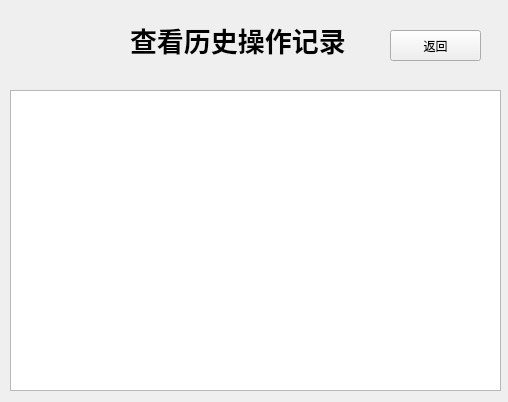
<?xml version="1.0" encoding="UTF-8"?>
<ui version="4.0">
 <class>HistoryWindow</class>
 <widget class="QWidget" name="HistoryWindow">
  <property name="geometry">
   <rect>
    <x>0</x>
    <y>0</y>
    <width>508</width>
    <height>402</height>
   </rect>
  </property>
  <property name="windowTitle">
   <string>Form</string>
  </property>
  <widget class="QTextEdit" name="historyTextEdit">
   <property name="geometry">
    <rect>
     <x>10</x>
     <y>90</y>
     <width>491</width>
     <height>301</height>
    </rect>
   </property>
  </widget>
  <widget class="QLabel" name="label">
   <property name="geometry">
    <rect>
     <x>130</x>
     <y>20</y>
     <width>231</width>
     <height>41</height>
    </rect>
   </property>
   <property name="text">
    <string>&lt;html&gt;&lt;head/&gt;&lt;body&gt;&lt;p&gt;&lt;span style=&quot; font-size:20pt; font-weight:600;&quot;&gt;查看历史操作记录&lt;/span&gt;&lt;/p&gt;&lt;/body&gt;&lt;/html&gt;</string>
   </property>
  </widget>
  <widget class="QPushButton" name="backButton">
   <property name="geometry">
    <rect>
     <x>390</x>
     <y>30</y>
     <width>91</width>
     <height>31</height>
    </rect>
   </property>
   <property name="text">
    <string>返回</string>
   </property>
  </widget>
 </widget>
 <resources/>
 <connections/>
</ui>
